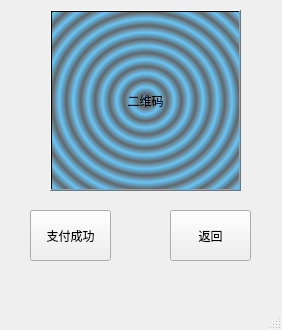
<?xml version="1.0" encoding="UTF-8"?>
<ui version="4.0">
 <class>Pay</class>
 <widget class="QMainWindow" name="Pay">
  <property name="geometry">
   <rect>
    <x>0</x>
    <y>0</y>
    <width>282</width>
    <height>330</height>
   </rect>
  </property>
  <property name="windowTitle">
   <string>支付信息</string>
  </property>
  <widget class="QWidget" name="centralwidget">
   <widget class="QPushButton" name="pushButton_pay">
    <property name="geometry">
     <rect>
      <x>30</x>
      <y>210</y>
      <width>81</width>
      <height>51</height>
     </rect>
    </property>
    <property name="text">
     <string>支付成功</string>
    </property>
   </widget>
   <widget class="QPushButton" name="pushButton_return">
    <property name="geometry">
     <rect>
      <x>170</x>
      <y>210</y>
      <width>81</width>
      <height>51</height>
     </rect>
    </property>
    <property name="text">
     <string>返回</string>
    </property>
   </widget>
   <widget class="QPushButton" name="pushButton">
    <property name="geometry">
     <rect>
      <x>50</x>
      <y>10</y>
      <width>191</width>
      <height>181</height>
     </rect>
    </property>
    <property name="styleSheet">
     <string notr="true">background-color:qradialgradient(spread:repeat, cx:0.5, cy:0.5, radius:0.077, fx:0.5, fy:0.5, stop:0 rgba(0, 169, 255, 147), stop:0.497326 rgba(0, 0, 0, 147), stop:1 rgba(0, 169, 255, 147));
</string>
    </property>
    <property name="text">
     <string>二维码</string>
    </property>
   </widget>
  </widget>
  <widget class="QMenuBar" name="menubar">
   <property name="geometry">
    <rect>
     <x>0</x>
     <y>0</y>
     <width>282</width>
     <height>22</height>
    </rect>
   </property>
  </widget>
  <widget class="QStatusBar" name="statusbar"/>
 </widget>
 <resources/>
 <connections/>
</ui>
